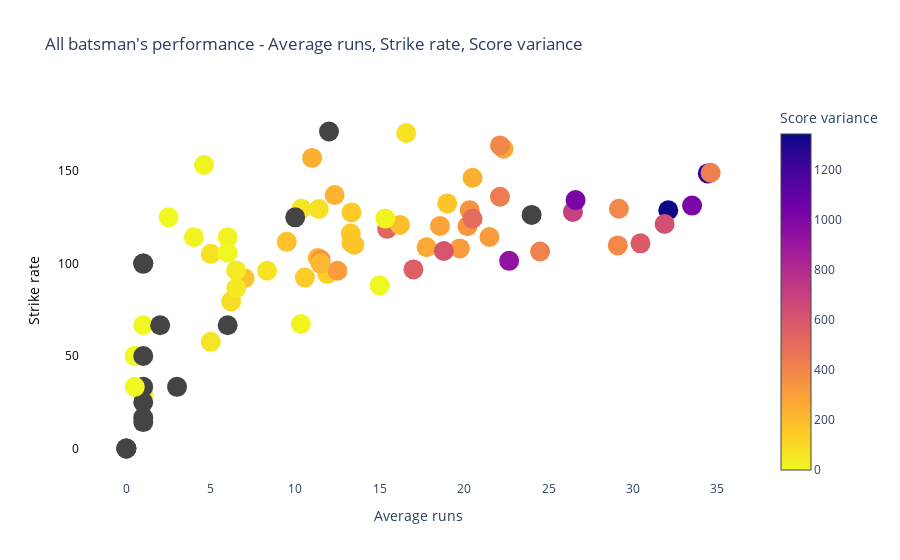

Here is the notebook cell this chart was saved with:
### Code cell
import plotly.express as px

def wick(x):
    if x != "No dismisal":
        return 1
    else:
        return 0
df['wicket'] = df['Dismisal_kind'].apply(lambda x: wick(x))


def isSix(x):
    if x == 6:
        return 1
    else:
        return 0
    
def isFour(x):
    if x == 4:
        return 1
    else:
        return 0
df['Six'] = df['Batsman_runs'].map(lambda x: isSix(x))
df['Four'] = df['Batsman_runs'].map(lambda x: isFour(x))



#Ball-by-ball detail for each batsman

df_bat = pd.merge(df.groupby(['Batsman_strike','Match_id']).sum().reset_index()[['Batsman_strike','Match_id','Batsman_runs']], df.groupby(['Batsman_strike', 'Match_id']).count().reset_index()[['Batsman_strike','Match_id', 'Ball']].rename(columns = {'Ball': 'Balls_played'}), on = ['Batsman_strike', 'Match_id'])



##Batting datafrane
df_batAvg = pd.merge(pd.merge(df_bat.groupby('Batsman_strike').mean().reset_index()[['Batsman_strike','Batsman_runs', 'Balls_played']].rename(columns = {'Batsman_runs' : 'AvgRuns_match' , 'Balls_played': 'AvgBalls_match'}), df[['Batsman_strike', 'Batting_team']].drop_duplicates(keep = 'first'), on = 'Batsman_strike') , pd.merge(df.groupby(['Batsman_strike']).sum().reset_index()[['Batsman_strike', 'Batsman_runs', 'Six', 'Four']].rename(columns = {'Batsman_runs': 'TotalRuns', 'Six':'TotalSixes', 'Four':'TotalFours'}), df.groupby(['Batsman_strike']).count().reset_index()[['Batsman_strike' , 'Ball']].rename(columns = {'Ball': 'Balls_played'}), on ='Batsman_strike'), on = 'Batsman_strike')
                                                                                                                                     
                                                                                                                                     

df_batAvg['Runs_sq'] = 0
df_batAvg['Matches_played'] = 0


#To calculate variance
for i in range(len(df_batAvg)):
    for j in range(len(df_bat)):
        if df_batAvg.iloc[i]['Batsman_strike'] == df_bat.iloc[j]['Batsman_strike']:
            df_batAvg['Runs_sq'].iloc[i] += df_bat.iloc[j]['Batsman_runs'] **2
            df_batAvg['Matches_played'].iloc[i] += 1


#Strke rate, % boundary and Variance
df_batAvg['Strike_rate'] = df_batAvg['TotalRuns'] * 100 /df_batAvg['Balls_played']
df_batAvg['PercentageRuns_boundary'] = (df_batAvg['TotalSixes']* 6 + df_batAvg['TotalFours'] * 4) * 100/df_batAvg['TotalRuns']

NumberMatches = df_batAvg['Matches_played']
AvgRuns = df_batAvg['AvgRuns_match']
df_batAvg["Var"] = 0

for i in range(len(df_batAvg)):
    if NumberMatches.loc[i] > 0:
        df_batAvg["Var"].loc[i] = (df_batAvg['Runs_sq'].loc[i] - NumberMatches.loc[i]*(AvgRuns.loc[i]**2))/(NumberMatches.loc[i] - 1)

df_batAvg = df_batAvg.sort_values(by = 'TotalRuns', ascending = False)


##Batsman Scatter

z = df_batAvg['Batsman_strike']
trace = go.Scatter(y = df_batAvg['Strike_rate'], x= df_batAvg['AvgRuns_match'], mode = 'markers', showlegend = False , text = df_batAvg['Batsman_strike'] + "  " + df_batAvg['Batting_team'], hoverinfo =  "text", marker = dict(size = 20, symbol = 'circle' , cmin = 0, autocolorscale = True, reversescale = True, colorbar = {'title' : {'text': 'Score variance'}}, color = df_batAvg['Var']))
data = [trace]

layout = go.Layout(
    paper_bgcolor = 'white',plot_bgcolor = 'white' , yaxis = 
    dict(title = dict(text = "Strike rate" , font = dict(color ='black')) ,showgrid = True, zeroline = False, color = 'black'), 
    xaxis = dict( title= dict( text = 'Average runs'), showgrid = False, zeroline= False), title = dict(text = "All batsman's performance - Average runs, Strike rate, Score variance")
    )
fig = go.Figure(data = data, layout = layout)
plotly.offline.init_notebook_mode(connected=True)
plotly.offline.plot(fig, include_plotlyjs = False, output_type = 'div')

# px.scatter(y = df_batAvg['Strike_rate'], x= df_batAvg['AvgRuns_match'], color=df_batAvg["Var"])
fig.show()

##
##Queetta has 6, pesh, lahore has 4, khi, Isl has 3 in top quadrant
##prints

### Figure 1 — Plotly figure (JSON) as saved in the notebook; plotly's stock layout.template omitted (floating-point values rounded to 4 significant figures)
{"data": [{"hoverinfo": "text", "marker": {"autocolorscale": true, "cmin": 0, "color": [1344.0, 387.9, 579.3, 632.1, 1250.0, 705.0, 315.4, 336.6, 267.0, 349.0, 437.3, 393.6, 390.2, 425.3, 163.2, 504.9, 259.4, 310.8, 561.2, 411.9, 528.0, 928.3, 1021.0, 289.6, 151.0, 134.8, 73.95, 605.7, 151.2, 63.41, 240.3, 189.2, 145.3, 209.1, 1012.0, 243.6, 76.8, 173.7, 339.7, 14.33, 170.3, 224.3, 170, 14.33, 91.7, 2, 43, 48.33, 312.5, 65.33, null, 18, 18.8, 220.5, 75.33, 180.5, 7, 18.67, 61, null, null, null, 4.5, 2, null, null, 0, 0.3333, 0.5, null, null, null, null, null, null, null, 0.5, null, null, null], "colorbar": {"title": {"text": "Score variance"}}, "reversescale": true, "size": 20, "symbol": "circle"}, "mode": "markers", "showlegend": false, "text": ["Kamran Akmal  Peshawar Zalmi", "Babar Azam  Karachi Kings", "DR Smith  Islamabad United", "RR Rossouw  Quetta Gladiators", "KP Pietersen  Quetta Gladiators", "Ahmed Shehzad  Quetta Gladiators", "KC Sangakkara  Karachi Kings", "Shoaib Malik  Karachi Kings", "KA Pollard  Karachi Kings", "Sarfraz Ahmed  Quetta Gladiators", "Fakhar Zaman  Lahore Qalandars", "Shahid Afridi  Peshawar Zalmi", "DJ Malan  Peshawar Zalmi", "JJ Roy  Lahore Qalandars", "SR Watson  Islamabad United", "Umar Akmal  Lahore Qalandars", "CH Gayle  Karachi Kings", "Misbah-ul-Haq  Islamabad United", "Mohammad Hafeez  Peshawar Zalmi", "Asad Shafiq  Quetta Gladiators", "BJ Haddin  Islamabad United", "EJG Morgan  Peshawar Zalmi", "SW Billings  Islamabad United", "Mohammad Rizwan  Lahore Qalandars", "DJG Sammy  Peshawar Zalmi", "RS Bopara  Karachi Kings", "SP Narine  Lahore Qalandars", "Tamim Iqbal  Peshawar Zalmi", "BB McCullum  Lahore Qalandars", "Imad Wasim  Karachi Kings", "CS Delport  Lahore Qalandars", "MN Samuels  Peshawar Zalmi", "GD Elliott  Lahore Qalandars", "Sohail Tanvir  Lahore Qalandars", "Hussain Talat  Islamabad United", "Shadab Khan  Islamabad United", "Anwar Ali  Quetta Gladiators", "Shakib Al Hasan  Peshawar Zalmi", "Asif Ali  Islamabad United", "Rafatullah Mohmand  Islamabad United", "NLTC Perera  Quetta Gladiators", "Mahmudullah  Quetta Gladiators", "Sohaib Maqsood  Peshawar Zalmi", "Haris Sohail  Peshawar Zalmi", "Wahab Riaz  Peshawar Zalmi", "BM Duckett  Islamabad United", "Hasan Khan  Quetta Gladiators", "CJ Jordan  Peshawar Zalmi", "Aamer Yamin  Lahore Qalandars", "Amad Butt  Islamabad United", "SM Ervine  Quetta Gladiators", "Mohammad Amir  Karachi Kings", "Hasan Ali  Peshawar Zalmi", "Yasir Shah  Lahore Qalandars", "Mohammad Nawaz (3)  Quetta Gladiators", "Shahzaib Hasan  Karachi Kings", "Saad Nasim  Quetta Gladiators", "Sohail Khan  Karachi Kings", "Iftikhar Ahmed  Peshawar Zalmi", "LJ Wright  Quetta Gladiators", "DPMD Jayawardene  Karachi Kings", "RR Emrit  Quetta Gladiators", "Usama Mir  Karachi Kings", "Mohammad Irfan (4)  Lahore Qalandars", "Anamul Haque  Quetta Gladiators", "Umar Gul  Quetta Gladiators", "Bilawal Bhatti  Lahore Qalandars", "Mohammad Sami  Islamabad United", "TS Mills  Quetta Gladiators", "N Pooran  Islamabad United", "Ghulam Mudassar  Lahore Qalandars", "Sharjeel Khan  Islamabad United", "Imran Khalid  Islamabad United", "Junaid Khan  Peshawar Zalmi", "Khushdil Shah  Peshawar Zalmi", "MN van Wyk  Quetta Gladiators", "Zulfiqar Babar  Quetta Gladiators", "Usman Khan  Karachi Kings", "Rumman Raees  Islamabad United", "Mohammad Irfan  Islamabad United"], "x": [32.09, 29.1, 30.44, 31.88, 34.43, 26.44, 21.5, 20.2, 22.33, 20.33, 22.12, 22.12, 29.17, 34.6, 19, 20.5, 17.78, 19.75, 17, 24.5, 15.44, 22.67, 26.6, 18.57, 13.33, 11.9, 16.57, 18.8, 13.29, 10.38, 20.5, 16.2, 10.57, 11.33, 33.5, 11, 11.4, 13.5, 11.5, 15.33, 13.33, 12.33, 7, 10.33, 6.2, 15, 6.5, 6.5, 12.5, 8.333, 24, 6, 4.6, 11.5, 5, 9.5, 6, 4, 5, 12, 10, 6, 2.5, 1, 3, 2, 1, 0.5, 0.5, 1, 1, 1, 1, 1, 1, 1, 0.5, 0, 0, 0], "y": [128.8, 109.8, 110.9, 121.4, 148.8, 128.0, 114.4, 120.2, 162.1, 128.9, 136.2, 163.9, 129.6, 149.1, 132.6, 124.2, 108.8, 108.2, 96.84, 106.5, 118.8, 101.5, 134.3, 120.4, 127.7, 94.44, 170.6, 106.8, 116.2, 129.7, 146.4, 120.9, 92.5, 103.0, 131.4, 157.1, 129.5, 110.2, 102.2, 124.3, 111.1, 137.0, 92.11, 67.39, 79.49, 88.24, 96.3, 86.67, 96.15, 96.15, 126.3, 114.3, 153.3, 100, 105.3, 111.8, 105.9, 114.3, 57.69, 171.4, 125, 66.67, 125, 66.67, 33.33, 66.67, 28.57, 50, 50, 33.33, 100, 25, 100, 50, 16.67, 14.29, 33.33, 0, 0, 0], "type": "scatter"}], "layout": {"paper_bgcolor": "white", "plot_bgcolor": "white", "title": {"text": "All batsman's performance - Average runs, Strike rate, Score variance"}, "xaxis": {"showgrid": false, "title": {"text": "Average runs"}, "zeroline": false}, "yaxis": {"color": "black", "showgrid": true, "title": {"font": {"color": "black"}, "text": "Strike rate"}, "zeroline": false}}}
